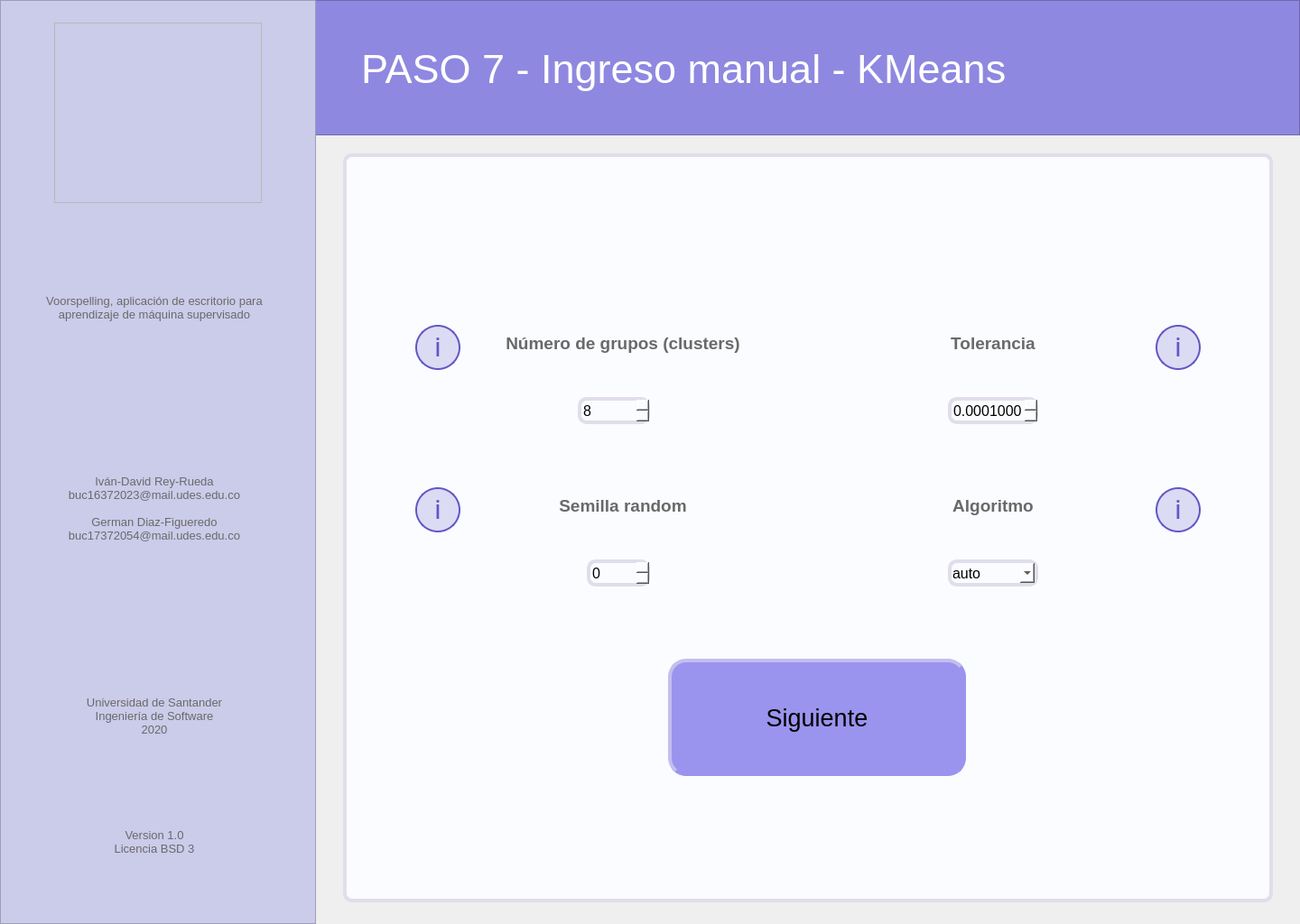
<?xml version="1.0" encoding="UTF-8"?>
<ui version="4.0">
 <class>MainWindow</class>
 <widget class="QMainWindow" name="MainWindow">
  <property name="geometry">
   <rect>
    <x>0</x>
    <y>0</y>
    <width>1440</width>
    <height>1024</height>
   </rect>
  </property>
  <property name="minimumSize">
   <size>
    <width>1440</width>
    <height>1024</height>
   </size>
  </property>
  <property name="maximumSize">
   <size>
    <width>1440</width>
    <height>1024</height>
   </size>
  </property>
  <property name="windowTitle">
   <string>Voorspelling</string>
  </property>
  <widget class="QWidget" name="centralwidget">
   <widget class="QFrame" name="left_bar">
    <property name="geometry">
     <rect>
      <x>0</x>
      <y>0</y>
      <width>350</width>
      <height>1024</height>
     </rect>
    </property>
    <property name="styleSheet">
     <string notr="true">background-color: rgb(203, 203, 234);

</string>
    </property>
    <property name="frameShape">
     <enum>QFrame::StyledPanel</enum>
    </property>
    <property name="frameShadow">
     <enum>QFrame::Raised</enum>
    </property>
    <widget class="QLabel" name="lbl_left_1">
     <property name="geometry">
      <rect>
       <x>18</x>
       <y>278</y>
       <width>306</width>
       <height>126</height>
      </rect>
     </property>
     <property name="font">
      <font>
       <pointsize>10</pointsize>
      </font>
     </property>
     <property name="styleSheet">
      <string notr="true">color: rgb(105, 105, 105);</string>
     </property>
     <property name="text">
      <string>Voorspelling, aplicación de escritorio para aprendizaje de máquina supervisado</string>
     </property>
     <property name="alignment">
      <set>Qt::AlignCenter</set>
     </property>
     <property name="wordWrap">
      <bool>true</bool>
     </property>
    </widget>
    <widget class="QLabel" name="lbl_left_2">
     <property name="geometry">
      <rect>
       <x>18</x>
       <y>500</y>
       <width>306</width>
       <height>126</height>
      </rect>
     </property>
     <property name="font">
      <font>
       <pointsize>10</pointsize>
      </font>
     </property>
     <property name="styleSheet">
      <string notr="true">color: rgb(105, 105, 105);</string>
     </property>
     <property name="text">
      <string>Iván-David Rey-Rueda
buc16372023@mail.udes.edu.co

German Diaz-Figueredo
buc17372054@mail.udes.edu.co</string>
     </property>
     <property name="alignment">
      <set>Qt::AlignCenter</set>
     </property>
     <property name="wordWrap">
      <bool>true</bool>
     </property>
    </widget>
    <widget class="QLabel" name="lbl_left_3">
     <property name="geometry">
      <rect>
       <x>18</x>
       <y>730</y>
       <width>306</width>
       <height>126</height>
      </rect>
     </property>
     <property name="font">
      <font>
       <pointsize>10</pointsize>
      </font>
     </property>
     <property name="styleSheet">
      <string notr="true">color: rgb(105, 105, 105);</string>
     </property>
     <property name="text">
      <string>Universidad de Santander
Ingeniería de Software
2020</string>
     </property>
     <property name="alignment">
      <set>Qt::AlignCenter</set>
     </property>
     <property name="wordWrap">
      <bool>true</bool>
     </property>
    </widget>
    <widget class="QLabel" name="lbl_left_4">
     <property name="geometry">
      <rect>
       <x>18</x>
       <y>870</y>
       <width>306</width>
       <height>126</height>
      </rect>
     </property>
     <property name="font">
      <font>
       <pointsize>10</pointsize>
      </font>
     </property>
     <property name="styleSheet">
      <string notr="true">color: rgb(105, 105, 105);</string>
     </property>
     <property name="text">
      <string>Version 1.0
Licencia BSD 3</string>
     </property>
     <property name="alignment">
      <set>Qt::AlignCenter</set>
     </property>
     <property name="wordWrap">
      <bool>true</bool>
     </property>
    </widget>
   </widget>
   <widget class="QFrame" name="logo">
    <property name="geometry">
     <rect>
      <x>60</x>
      <y>25</y>
      <width>230</width>
      <height>200</height>
     </rect>
    </property>
    <property name="styleSheet">
     <string notr="true">image: url(:/image/voorspelling_logo.png);</string>
    </property>
    <property name="frameShape">
     <enum>QFrame::StyledPanel</enum>
    </property>
    <property name="frameShadow">
     <enum>QFrame::Raised</enum>
    </property>
   </widget>
   <widget class="QFrame" name="up_bar">
    <property name="geometry">
     <rect>
      <x>0</x>
      <y>0</y>
      <width>1440</width>
      <height>150</height>
     </rect>
    </property>
    <property name="styleSheet">
     <string notr="true">background-color: rgb(143, 136, 224);</string>
    </property>
    <property name="frameShape">
     <enum>QFrame::StyledPanel</enum>
    </property>
    <property name="frameShadow">
     <enum>QFrame::Raised</enum>
    </property>
    <widget class="QLabel" name="lbl_tittle">
     <property name="geometry">
      <rect>
       <x>400</x>
       <y>40</y>
       <width>761</width>
       <height>72</height>
      </rect>
     </property>
     <property name="font">
      <font>
       <family>MS Shell Dlg 2</family>
       <pointsize>34</pointsize>
       <weight>50</weight>
       <italic>false</italic>
       <bold>false</bold>
      </font>
     </property>
     <property name="styleSheet">
      <string notr="true">border: none;
color: rgb(255, 255, 255);</string>
     </property>
     <property name="text">
      <string>PASO 7 - Ingreso manual - KMeans</string>
     </property>
     <property name="scaledContents">
      <bool>false</bool>
     </property>
     <property name="alignment">
      <set>Qt::AlignLeading|Qt::AlignLeft|Qt::AlignVCenter</set>
     </property>
     <property name="wordWrap">
      <bool>true</bool>
     </property>
     <property name="margin">
      <number>0</number>
     </property>
     <property name="indent">
      <number>0</number>
     </property>
    </widget>
   </widget>
   <widget class="QFrame" name="main_area">
    <property name="geometry">
     <rect>
      <x>380</x>
      <y>170</y>
      <width>1030</width>
      <height>830</height>
     </rect>
    </property>
    <property name="styleSheet">
     <string notr="true">background-color: rgb(250, 252, 255);
border: 4px solid;
border-color: rgb(225, 221, 235);
border-radius: 10px;</string>
    </property>
    <property name="frameShape">
     <enum>QFrame::StyledPanel</enum>
    </property>
    <property name="frameShadow">
     <enum>QFrame::Raised</enum>
    </property>
    <widget class="QLabel" name="lbl_clusters">
     <property name="geometry">
      <rect>
       <x>130</x>
       <y>170</y>
       <width>360</width>
       <height>80</height>
      </rect>
     </property>
     <property name="font">
      <font>
       <pointsize>14</pointsize>
       <weight>75</weight>
       <bold>true</bold>
      </font>
     </property>
     <property name="styleSheet">
      <string notr="true">color: rgb(105, 105, 105);
border: none;</string>
     </property>
     <property name="text">
      <string>Número de grupos (clusters)</string>
     </property>
     <property name="alignment">
      <set>Qt::AlignCenter</set>
     </property>
     <property name="wordWrap">
      <bool>true</bool>
     </property>
    </widget>
    <widget class="QLabel" name="lbl_tolerancia">
     <property name="geometry">
      <rect>
       <x>540</x>
       <y>170</y>
       <width>360</width>
       <height>80</height>
      </rect>
     </property>
     <property name="font">
      <font>
       <pointsize>14</pointsize>
       <weight>75</weight>
       <bold>true</bold>
      </font>
     </property>
     <property name="styleSheet">
      <string notr="true">color: rgb(105, 105, 105);
border: none;</string>
     </property>
     <property name="text">
      <string>Tolerancia</string>
     </property>
     <property name="alignment">
      <set>Qt::AlignCenter</set>
     </property>
     <property name="wordWrap">
      <bool>true</bool>
     </property>
    </widget>
    <widget class="QLabel" name="lbl_semilla_random">
     <property name="geometry">
      <rect>
       <x>130</x>
       <y>350</y>
       <width>360</width>
       <height>80</height>
      </rect>
     </property>
     <property name="font">
      <font>
       <pointsize>14</pointsize>
       <weight>75</weight>
       <bold>true</bold>
      </font>
     </property>
     <property name="styleSheet">
      <string notr="true">color: rgb(105, 105, 105);
border: none;</string>
     </property>
     <property name="text">
      <string>Semilla random</string>
     </property>
     <property name="alignment">
      <set>Qt::AlignCenter</set>
     </property>
     <property name="wordWrap">
      <bool>true</bool>
     </property>
    </widget>
    <widget class="QLabel" name="lbl_algoritmo">
     <property name="geometry">
      <rect>
       <x>540</x>
       <y>350</y>
       <width>360</width>
       <height>80</height>
      </rect>
     </property>
     <property name="font">
      <font>
       <pointsize>14</pointsize>
       <weight>75</weight>
       <bold>true</bold>
      </font>
     </property>
     <property name="styleSheet">
      <string notr="true">color: rgb(105, 105, 105);
border: none;</string>
     </property>
     <property name="text">
      <string>Algoritmo</string>
     </property>
     <property name="alignment">
      <set>Qt::AlignCenter</set>
     </property>
     <property name="wordWrap">
      <bool>true</bool>
     </property>
    </widget>
    <widget class="QPushButton" name="btn_info_clusters">
     <property name="geometry">
      <rect>
       <x>80</x>
       <y>190</y>
       <width>50</width>
       <height>50</height>
      </rect>
     </property>
     <property name="styleSheet">
      <string notr="true">QPushButton{
background: rgba(101, 85, 198, 0.2);
border: 2px solid #6555C6;
box-sizing: border-box;
border-radius: 25px;


position: absolute;
width: 25px;
height: 44.55px;
font-family: Roboto;
font-style: normal;
font-weight: normal;
font-size: 30px;
line-height: 56px;
display: flex;
align-items: center;
text-align: center;

color: #6555C6;
}
QPushButton:hover{
background-color: rgb(190, 185, 250);
}
QPushButton:pressed{
background-color: rgb(160, 150, 240);
}</string>
     </property>
     <property name="text">
      <string>i</string>
     </property>
    </widget>
    <widget class="QPushButton" name="btn_info_semilla_random">
     <property name="geometry">
      <rect>
       <x>80</x>
       <y>370</y>
       <width>50</width>
       <height>50</height>
      </rect>
     </property>
     <property name="styleSheet">
      <string notr="true">QPushButton{
background: rgba(101, 85, 198, 0.2);
border: 2px solid #6555C6;
box-sizing: border-box;
border-radius: 25px;


position: absolute;
width: 25px;
height: 44.55px;
font-family: Roboto;
font-style: normal;
font-weight: normal;
font-size: 30px;
line-height: 56px;
display: flex;
align-items: center;
text-align: center;

color: #6555C6;
}
QPushButton:hover{
background-color: rgb(190, 185, 250);
}
QPushButton:pressed{
background-color: rgb(160, 150, 240);
}</string>
     </property>
     <property name="text">
      <string>i</string>
     </property>
    </widget>
    <widget class="QPushButton" name="btn_info_tolerancia">
     <property name="geometry">
      <rect>
       <x>900</x>
       <y>190</y>
       <width>50</width>
       <height>50</height>
      </rect>
     </property>
     <property name="styleSheet">
      <string notr="true">QPushButton{
background: rgba(101, 85, 198, 0.2);
border: 2px solid #6555C6;
box-sizing: border-box;
border-radius: 25px;


position: absolute;
width: 25px;
height: 44.55px;
font-family: Roboto;
font-style: normal;
font-weight: normal;
font-size: 30px;
line-height: 56px;
display: flex;
align-items: center;
text-align: center;

color: #6555C6;
}
QPushButton:hover{
background-color: rgb(190, 185, 250);
}
QPushButton:pressed{
background-color: rgb(160, 150, 240);
}</string>
     </property>
     <property name="text">
      <string>i</string>
     </property>
    </widget>
    <widget class="QPushButton" name="btn_info_algoritmo">
     <property name="geometry">
      <rect>
       <x>900</x>
       <y>370</y>
       <width>50</width>
       <height>50</height>
      </rect>
     </property>
     <property name="styleSheet">
      <string notr="true">QPushButton{
background: rgba(101, 85, 198, 0.2);
border: 2px solid #6555C6;
box-sizing: border-box;
border-radius: 25px;


position: absolute;
width: 25px;
height: 44.55px;
font-family: Roboto;
font-style: normal;
font-weight: normal;
font-size: 30px;
line-height: 56px;
display: flex;
align-items: center;
text-align: center;

color: #6555C6;
}
QPushButton:hover{
background-color: rgb(190, 185, 250);
}
QPushButton:pressed{
background-color: rgb(160, 150, 240);
}</string>
     </property>
     <property name="text">
      <string>i</string>
     </property>
    </widget>
    <widget class="QSpinBox" name="sb_semilla_random">
     <property name="geometry">
      <rect>
       <x>270</x>
       <y>450</y>
       <width>70</width>
       <height>30</height>
      </rect>
     </property>
     <property name="font">
      <font>
       <pointsize>12</pointsize>
      </font>
     </property>
     <property name="minimum">
      <number>0</number>
     </property>
     <property name="maximum">
      <number>10000</number>
     </property>
     <property name="value">
      <number>0</number>
     </property>
    </widget>
    <widget class="QComboBox" name="cb_algoritmo">
     <property name="geometry">
      <rect>
       <x>670</x>
       <y>450</y>
       <width>100</width>
       <height>30</height>
      </rect>
     </property>
     <property name="font">
      <font>
       <pointsize>12</pointsize>
      </font>
     </property>
     <property name="currentIndex">
      <number>0</number>
     </property>
     <item>
      <property name="text">
       <string>auto</string>
      </property>
     </item>
     <item>
      <property name="text">
       <string>full</string>
      </property>
     </item>
     <item>
      <property name="text">
       <string>elkan</string>
      </property>
     </item>
    </widget>
    <widget class="QDoubleSpinBox" name="sb_tolerancia">
     <property name="geometry">
      <rect>
       <x>670</x>
       <y>270</y>
       <width>100</width>
       <height>30</height>
      </rect>
     </property>
     <property name="font">
      <font>
       <pointsize>12</pointsize>
      </font>
     </property>
     <property name="decimals">
      <number>7</number>
     </property>
     <property name="minimum">
      <double>0.000001000000000</double>
     </property>
     <property name="maximum">
      <double>10.000000000000000</double>
     </property>
     <property name="singleStep">
      <double>0.000010000000000</double>
     </property>
     <property name="value">
      <double>0.000100000000000</double>
     </property>
    </widget>
    <widget class="QSpinBox" name="sb_clusters">
     <property name="geometry">
      <rect>
       <x>260</x>
       <y>270</y>
       <width>80</width>
       <height>30</height>
      </rect>
     </property>
     <property name="font">
      <font>
       <pointsize>12</pointsize>
      </font>
     </property>
     <property name="minimum">
      <number>1</number>
     </property>
     <property name="maximum">
      <number>100</number>
     </property>
     <property name="value">
      <number>8</number>
     </property>
    </widget>
    <widget class="QPushButton" name="btn_next">
     <property name="geometry">
      <rect>
       <x>360</x>
       <y>560</y>
       <width>330</width>
       <height>130</height>
      </rect>
     </property>
     <property name="font">
      <font>
       <pointsize>20</pointsize>
       <kerning>true</kerning>
      </font>
     </property>
     <property name="styleSheet">
      <string notr="true">QPushButton{
background-color: rgb(154, 148, 238);
border-left-color: rgb(195, 190, 239);
border-top-color: rgb(195, 190, 239);
border-bottom-color: rgb(154, 148, 238);
border-right-color: rgb(154, 148, 238);
border-radius: 20px;
}
QPushButton:hover{
background-color: rgb(160, 155, 245);
}
QPushButton:pressed{
background-color: rgb(150, 140, 230);
border-left-color: rgb(140, 135, 220);
border-top-color: rgb(140, 135, 220);
border-bottom-color: rgb(195, 190, 239);
border-right-color: rgb(195, 190, 239);
}</string>
     </property>
     <property name="text">
      <string>Siguiente</string>
     </property>
     <property name="autoDefault">
      <bool>false</bool>
     </property>
    </widget>
    <widget class="QPushButton" name="btn_back">
     <property name="geometry">
      <rect>
       <x>60</x>
       <y>50</y>
       <width>70</width>
       <height>70</height>
      </rect>
     </property>
     <property name="styleSheet">
      <string notr="true">QPushButton{
background-image: url(:/botton/bxs-left-arrow-circle.svg);
border-radius: 35px;
border: none;


color: #6555C6;
}
QPushButton:hover{
background-color: rgb(235, 225, 250);

}
QPushButton:pressed{

background-color: qradialgradient(spread:pad, cx:0.5, cy:0.5, radius:0.5, fx:0.5, fy:0.5, stop:0 rgba(200, 190, 250, 205), stop:0.6 rgba(200, 190, 250, 205), stop:1 rgba(255, 255, 255, 0));

}

</string>
     </property>
     <property name="text">
      <string/>
     </property>
     <property name="iconSize">
      <size>
       <width>20</width>
       <height>20</height>
      </size>
     </property>
    </widget>
   </widget>
   <zorder>up_bar</zorder>
   <zorder>left_bar</zorder>
   <zorder>logo</zorder>
   <zorder>main_area</zorder>
  </widget>
 </widget>
 <resources>
  <include location="Images_voor.qrc"/>
 </resources>
 <connections/>
</ui>
